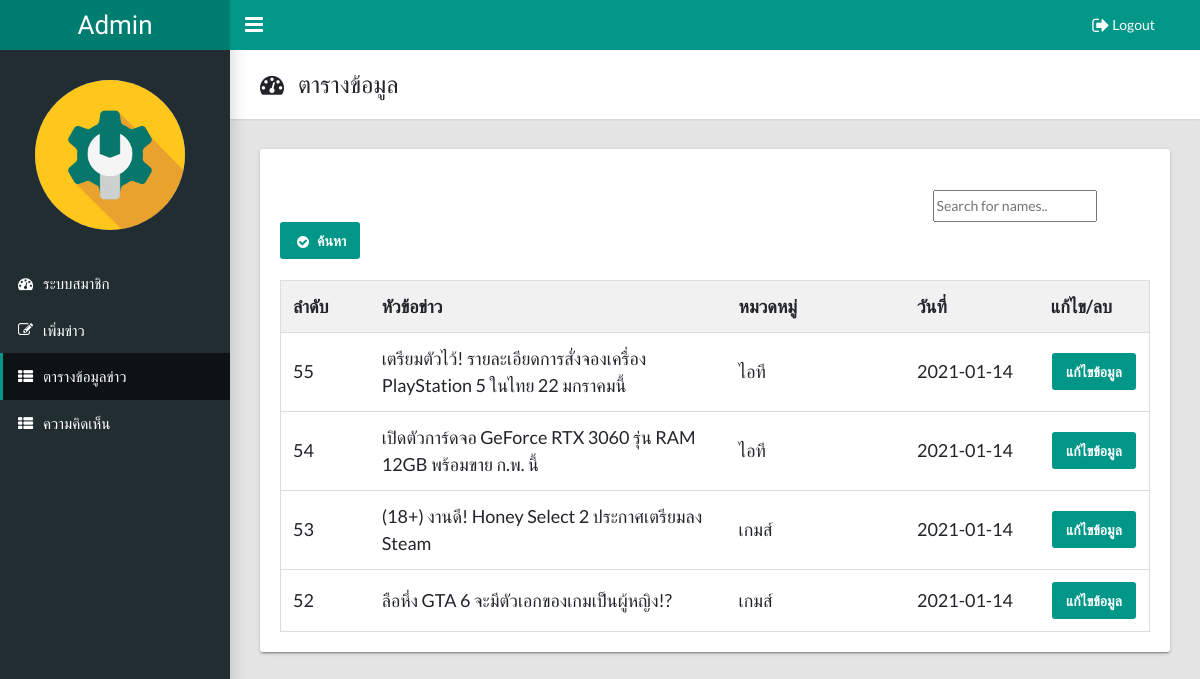
/admin/show_data.php (signed in), run on the app's committed database.
### tables this page shows
CREATE TABLE `news` (
  `id` int(255) NOT NULL,
  `subject` text NOT NULL,
  `body` text NOT NULL,
  `category` text NOT NULL,
  `photo` text NOT NULL,
  `date` date NOT NULL
);

### admin/show_data.php (the view, shortened to what this page needs)
<!DOCTYPE html>
<html lang="en">
  <head>
    <link rel="stylesheet" type="text/css" href="css/main.css">
    <link rel="stylesheet" type="text/css" href="https://maxcdn.bootstrapcdn.com/font-awesome/4.7.0/css/font-awesome.min.css">
  </head>
  <body class="app sidebar-mini">
    <header class="app-header"><a class="app-header__logo" href="index.php">Admin</a>
      <a class="app-sidebar__toggle" href="#" data-toggle="sidebar"></a>
      <ul class="app-nav">
        <li class="dropdown"><a class="app-nav__item" href="php/logout_action.php" ><i class="fa fa-sign-out fa-lg"></i> Logout</a></li>
      </ul>
    </header>
    <aside class="app-sidebar">
   <div style="margin-left:11%" class="app-sidebar__user"><img class="app-sidebar__user-avatar" width="150" height="150"  alt="User Image">
      </div>
      <ul class="app-menu">
        <li><a class="app-menu__item" href="index.php"><i class="app-menu__icon fa fa-dashboard"></i><span class="app-menu__label">ระบบสมาชิก</span></a></li>
         <li><a class="app-menu__item" href="add_data.php"><i class="app-menu__icon fa fa-edit"></i><span class="app-menu__label">เพิ่มข่าว</span></a></li>
          <li><a class="app-menu__item active" href="show_data.php"><i class="app-menu__icon fa fa-th-list"></i><span class="app-menu__label">ตารางข้อมูลข่าว</span></a></li>
             <li><a class="app-menu__item" href="show_contact.php"><i class="app-menu__icon fa fa-th-list"></i><span class="app-menu__label">ความคิดเห็น</span></a></li>
      </ul>
    </aside>
    <main class="app-content">
      <div class="app-title">
        <div>
          <h1><i class="fa fa-dashboard"></i>&nbsp;&nbsp;&nbsp;ตารางข้อมูล</h1>
        </div>
      </div>
         <div class="row">
        <div class="col-md-12">
          <div class="tile">
            <div class="tile-body">
<form action="search_show_data.php" method="POST">
<br>
<input type="text"  placeholder="Search for names.." title="Type in a name" style="margin-left:75%; height:32px" name="text_search" >&nbsp;&nbsp;
<button class="btn btn-primary" type="submit" ><i class="fa fa-fw fa-lg fa-check-circle"></i>ค้นหา</button>
<br><br>
</form>
<table id="myTable">
  <tr class="header">
    <th style="width:10%;">ลำดับ</th>
    <th style="width:40%;">หัวข้อข่าว</th>
    <th style="width:20%;">หมวดหมู่</th>
      <th style="width:15%;">วันที่</th>
      <th style="width:10%;">แก้ไข/ลบ</th>
  </tr>
  <tr>
        <?php
			include'php/connect.php';
			$sql ="SELECT * FROM news ORDER BY id DESC";
			$rs = @mysqli_query($con,$sql);
			while ($row = mysqli_fetch_array($rs))
	{
                 echo " <tr>
                    <td>".$row['id']."</td>
					  <td>".$row['subject']."</td>
					<td>".$row['category']."</td>
					  <td>".$row['date']."</td>";
					?>
                    <td> <center><button class="btn btn-primary" onclick="window.location.href='edit_data.php?id=<?php echo $row['id'];?> '">แก้ไขข้อมูล</button></center> </td>  </tr>
					<?php
					 }   ?>
  </tr>
</table>
            </div>
          </div>
        </div>
      </div>
    </main>
  </body>
</html>

### admin/show_data.php (style rules this page uses)
* { box-sizing: border-box; }
#myTable { border-collapse: collapse; width: 100%; border: 1px solid #ddd; font-size: 18px; }
#myTable th, #myTable td { text-align: left; padding: 12px; }
#myTable tr { border-bottom: 1px solid #ddd; }
#myTable tr.header, #myTable tr:hover { background-color: #f1f1f1; }

### data on the page
news: id "55", subject "เตรียมตัวไว้! รายละเอียดการสั่งจองเครื่อง PlayStation 5 ในไทย 22 มกราคมนี้", category "ไอที", date "2021-01-14"
news: id "54", subject "เปิดตัวการ์ดจอ GeForce RTX 3060 รุ่น RAM 12GB พร้อมขาย ก.พ. นี้", category "ไอที", date "2021-01-14"
news: id "53", subject "(18+) งานดี! Honey Select 2 ประกาศเตรียมลง Steam", category "เกมส์", date "2021-01-14"
news: id "52", subject "ลือหึ่ง GTA 6 จะมีตัวเอกของเกมเป็นผู้หญิง!?", category "เกมส์", date "2021-01-14"
